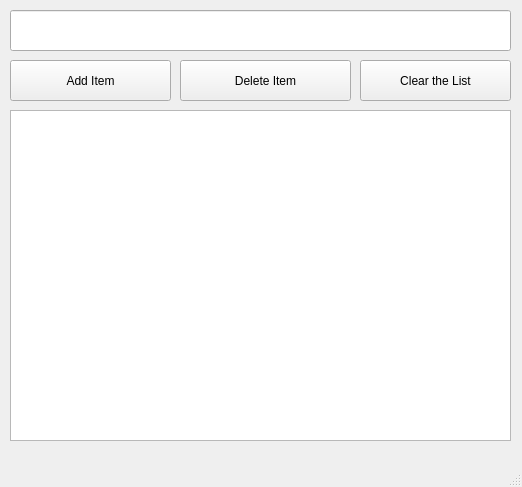
<?xml version="1.0" encoding="UTF-8"?>
<ui version="4.0">
 <class>MainWindow</class>
 <widget class="QMainWindow" name="MainWindow">
  <property name="geometry">
   <rect>
    <x>0</x>
    <y>0</y>
    <width>522</width>
    <height>487</height>
   </rect>
  </property>
  <property name="windowTitle">
   <string>To do list</string>
  </property>
  <widget class="QWidget" name="centralwidget">
   <widget class="QPushButton" name="addItem_pushButton">
    <property name="geometry">
     <rect>
      <x>10</x>
      <y>60</y>
      <width>161</width>
      <height>41</height>
     </rect>
    </property>
    <property name="text">
     <string>Add Item</string>
    </property>
   </widget>
   <widget class="QPushButton" name="deleteItem_pushButton">
    <property name="geometry">
     <rect>
      <x>180</x>
      <y>60</y>
      <width>171</width>
      <height>41</height>
     </rect>
    </property>
    <property name="text">
     <string>Delete Item</string>
    </property>
   </widget>
   <widget class="QPushButton" name="clearAll_pushButton">
    <property name="geometry">
     <rect>
      <x>360</x>
      <y>60</y>
      <width>151</width>
      <height>41</height>
     </rect>
    </property>
    <property name="text">
     <string>Clear the List</string>
    </property>
   </widget>
   <widget class="QLineEdit" name="addItem_lineEdit">
    <property name="geometry">
     <rect>
      <x>10</x>
      <y>10</y>
      <width>501</width>
      <height>41</height>
     </rect>
    </property>
   </widget>
   <widget class="QListWidget" name="myList_listWidget">
    <property name="geometry">
     <rect>
      <x>10</x>
      <y>110</y>
      <width>501</width>
      <height>331</height>
     </rect>
    </property>
   </widget>
  </widget>
  <widget class="QMenuBar" name="menubar">
   <property name="geometry">
    <rect>
     <x>0</x>
     <y>0</y>
     <width>522</width>
     <height>21</height>
    </rect>
   </property>
  </widget>
  <widget class="QStatusBar" name="statusbar"/>
 </widget>
 <resources/>
 <connections/>
</ui>
